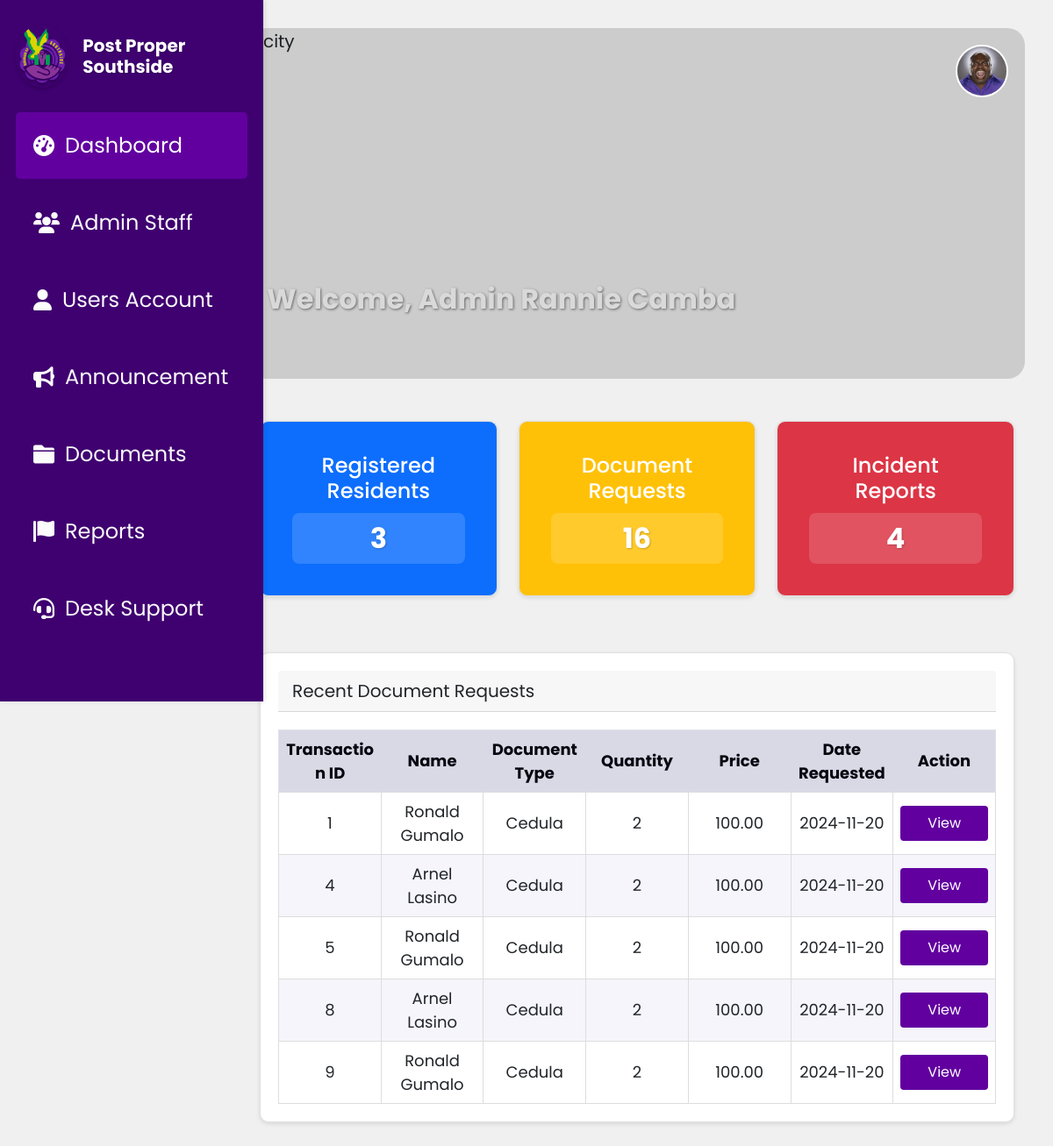
The page /dashboard.php (signed in) on the database its author committed.
### tables this page shows
CREATE TABLE `document_requests` (
  `Id` int(11) NOT NULL,
  `DocumentType` varchar(100) NOT NULL,
  `Name` varchar(255) NOT NULL,
  `Address` varchar(255) DEFAULT NULL,
  `TIN_No` varchar(50) DEFAULT NULL,
  `CTC_No` varchar(50) DEFAULT NULL,
  `Alias` varchar(100) DEFAULT NULL,
  `Age` int(11) DEFAULT NULL,
  `LengthOfStay` int(11) DEFAULT NULL,
  `Citizenship` varchar(100) DEFAULT NULL,
  `Gender` varchar(10) DEFAULT NULL,
  `CivilStatus` varchar(50) DEFAULT NULL,
  `Purpose` text DEFAULT NULL,
  `Status` varchar(50) DEFAULT NULL,
  `Quantity` int(11) DEFAULT NULL,
  `DateRequested` date DEFAULT NULL,
  `valid_id` varchar(255) NOT NULL,
  `request_picture` varchar(255) NOT NULL
);

### dashboard.php (the view, shortened to what this page needs)
<?php
require 'db.php';
$adminId = $_SESSION['admin_id'];
try {
    $sql = "SELECT profile_picture FROM admin_accounts WHERE id = ?";
    $stmt = $conn->prepare($sql);
    $stmt->execute([$adminId]);
    $admin = $stmt->fetch(PDO::FETCH_ASSOC);
    $profilePicture = !empty($admin['profile_picture']) ? $admin['profile_picture'] : 'assets/profile.jpg';
} catch (PDOException $e) {
    $profilePicture = 'assets/profile.jpg';
}
$documentRequestsTableQuery = "SELECT * FROM document_requests ORDER BY DateRequested DESC LIMIT 5";
$documentRequestsTableResult = $conn->query($documentRequestsTableQuery)->fetchAll(PDO::FETCH_ASSOC);
$registeredResidentsQuery = "SELECT COUNT(*) AS count FROM user_accounts";
$registeredResidentsResult = $conn->query($registeredResidentsQuery)->fetch(PDO::FETCH_ASSOC);
$registeredResidentsCount = $registeredResidentsResult['count'];
$documentRequestsQuery = "SELECT COUNT(*) AS count FROM document_requests";
$documentRequestsResult = $conn->query($documentRequestsQuery)->fetch(PDO::FETCH_ASSOC);
$documentRequestsCount = $documentRequestsResult['count'];
$incidentReportsQuery = "SELECT COUNT(*) AS count FROM incident_reports";
$incidentReportsResult = $conn->query($incidentReportsQuery)->fetch(PDO::FETCH_ASSOC);
$incidentReportsCount = $incidentReportsResult['count'];
?>
<!DOCTYPE html>
<html lang="en">
<head>
    <link href="https://cdn.jsdelivr.net/npm/bootstrap@5.0.2/dist/css/bootstrap.min.css" rel="stylesheet">
    <link rel="stylesheet" href="css/DashboardStyle.css">
</head>
<body>
  <?php include 'sidebar.php'; ?>
  <div class="main-content">
        <div class="header-section">
            <img src="assets/mckinley.jpg" alt="city">
            <h1 class="text-center mb-4">Welcome, Admin <?php echo htmlspecialchars($_SESSION['name']); ?></h1>
            <a href="admin_profile.php">
                <img src="<?php echo $profilePicture; ?>" alt="Profile" class="profile-icon rounded-circle">
            </a>
        </div>
    <div class="container mt-5">
        <div class="row text-center mb-4">
            <div class="col-md-4 col-sm-6 mb-4">
                <div class="card text-white bg-primary mb-3">
                    <div class="card-body">
                        <h5 class="card-title">Registered Residents</h5>
                        <h3 class="card-text"><?php echo $registeredResidentsCount; ?></h3>
                    </div>
                </div>
            </div>
            <div class="col-md-4 col-sm-6 mb-4">
                <div class="card text-white bg-warning mb-3">
                    <div class="card-body">
                        <h5 class="card-title">Document Requests</h5>
                        <h3 class="card-text"><?php echo $documentRequestsCount; ?></h3>
                    </div>
                </div>
            </div>
            <div class="col-md-4 col-sm-6 mb-4">
                <div class="card text-white bg-danger mb-3">
                    <div class="card-body">
                        <h5 class="card-title">Incident Reports</h5>
                        <h3 class="card-text"><?php echo $incidentReportsCount; ?></h3>
                    </div>
                </div>
            </div>
        </div>
        <div class="card">
            <div class="card-header">
                Recent Document Requests
            </div>
            <div class="table-container">
                <table class="table mb-0" >
                    <thead>
                        <tr>
                            <th>Transaction ID</th>
                            <th>Name</th>
                            <th>Document Type</th>
                            <th>Quantity</th>
                            <th>Price</th>
                            <th>Date Requested</th>
                            <th>Action</th>
                        </tr>
                    </thead>
                    <tbody>
                        <?php foreach ($documentRequestsTableResult as $request): ?>
                            <tr>
                                <td><?php echo htmlspecialchars($request['Id']); ?></td>
                                <td><?php echo htmlspecialchars($request['Name']); ?></td>
                                <td><?php echo htmlspecialchars($request['DocumentType']); ?></td>
                                <td><?php echo htmlspecialchars($request['Quantity']); ?></td>
                                <td><?php echo number_format($request['Quantity'] * 50, 2); ?></td>
                                <td><?php echo htmlspecialchars($request['DateRequested']); ?></td>
                                <td>
                                    <button class="action-btn btn-primary btn-sm"
                                            onclick="openModal('<?php echo htmlspecialchars($request['Id']); ?>',
                                                                '<?php echo htmlspecialchars($request['Name']); ?>',
                                                                '<?php echo htmlspecialchars($request['Alias']); ?>',
                                                                '<?php echo htmlspecialchars($request['DocumentType']); ?>',
                                                                '<?php echo htmlspecialchars($request['DateRequested']); ?>',
                                                                '<?php echo htmlspecialchars($request['Quantity']); ?>',
                                                                '<?php echo number_format($request['Quantity'] * 50, 2); ?>',
                                                                '<?php echo htmlspecialchars($request['Address']); ?>',
                                                                '<?php echo htmlspecialchars($request['Gender']); ?>',
                                                                '<?php echo htmlspecialchars($request['CivilStatus']); ?>',
                                                                '<?php echo htmlspecialchars($request['TIN_No']); ?>',
                                                                '<?php echo htmlspecialchars($request['CTC_No']); ?>',
                                                                )">
                                        View
                                    </button>
                                </td>
                            </tr>
                        <?php endforeach; ?>
                    </tbody>
                </table>
            </div>
        </div>
    </div>
</div>
</body>
</html>

### css/DashboardStyle.css (style rules this page uses)
body { font-family: "Poppins", sans-serif; font-size: 1.25rem; background-color: #f0f0f0; }
.header-section { width: 100%; height: 50vh; margin: 0; display: flex; justify-content: left; position: relative; }
.header-section img { width: 100%; height: 100%; object-fit: cover; border-radius: 20px; }
.header-section::before { content: ""; position: absolute; top: 0; left: 0; width: 100%; height: 100%; background-color: rgba(0, 0, 0, 0.15); border-radius: 20px; z-index: 1; }
.header-section h1 { position: absolute; margin-top: 35vh; font-size: 2rem; font-weight: 700; color: #ffffff; padding: 0.625rem 1.25rem; border-radius: 0.5rem; text-shadow: 1px 1px 3px rgba(0, 0, 0, 0.5); }
.header-section .profile-icon { position: absolute; top: 1.2rem; right: 1.2rem; width: 3.75rem; height: 3.75rem; border-radius: 50%; border: 2px solid #fff; object-fit: cover; z-index: 2; transition: transform 0.3s ease; }
table { width: 100%; border-collapse: collapse; margin-top: 1.25rem; table-layout: fixed; border: 1px solid #ccc; }
th, td { padding: 0.9375rem; text-align: center; border: 1px solid #dddddd; font-size: 1.125rem; vertical-align: middle; word-wrap: break-word; overflow-wrap: break-word; white-space: normal; }
.table thead { background-color: #d9d9e6; color: #06070f; border: none; }
.table thead th { border: none; }
.table tbody tr:nth-child(odd) { background-color: #ffffff; }
.table tbody tr:nth-child(even) { background-color: #f5f5fb; }
.table .action-btn { padding: 0.313rem 0.625rem; font-size: 1rem; border-radius: 4px; }
.card { border-radius: 0.625rem; box-shadow: 0 0.125rem 0.3125rem rgba(0, 0, 0, 0.1); background-color: #fff; padding: 1.25rem; border: 1px solid #e0e0e0; }
.card-title { font-size: 1.5rem; font-weight: 500; color: #ffffff; }
.card-text { color: #ffffff; margin-top: 0.625rem; font-weight: 700; font-size: 2rem; border-radius: 0.5rem; background-color: rgba(255, 255, 255, 0.15); }
@media (max-width: 1200px) { .main-content { margin-left: 10vw; } }
.action-btn { width: 6.25rem; height: 2.5rem; border-radius: 0.5rem; background-color: #61009f; color: white; border: none; }

### css/Sidebar.css (style rules this page uses)
h3 { font-size: 1rem; font-family: "Poppins", sans-serif; color: white; text-align: center; margin: 0; padding: 10px 0; text-shadow: 1px 1px 2px rgba(0, 0, 0, 0.2); }
.main-content { padding: 2rem; margin-left: 21vw; flex: 1; }

### dashboard.php (style rules this page uses)
.card-title { font-size: 1.5rem; font-weight: 500; color: #ffffff; }
.card-text { color: #ffffff; margin-top: 0.625rem; font-weight: 700; font-size: 2rem; border-radius: 0.5rem; background-color: rgba(255, 255, 255, 0.15); }

### rows shown on the page
document_requests: Id "1", Name "Ronald Gumalo", DocumentType "Cedula", Quantity "2", $request['Quantity']*50 "100.00", DateRequested "2024-11-20"
document_requests: Id "4", Name "Arnel Lasino", DocumentType "Cedula", Quantity "2", $request['Quantity']*50 "100.00", DateRequested "2024-11-20"
document_requests: Id "5", Name "Ronald Gumalo", DocumentType "Cedula", Quantity "2", $request['Quantity']*50 "100.00", DateRequested "2024-11-20"
document_requests: Id "8", Name "Arnel Lasino", DocumentType "Cedula", Quantity "2", $request['Quantity']*50 "100.00", DateRequested "2024-11-20"
document_requests: Id "9", Name "Ronald Gumalo", DocumentType "Cedula", Quantity "2", $request['Quantity']*50 "100.00", DateRequested "2024-11-20"

### other values the page prints
$_SESSION['name'] "Rannie Camba"
$registeredResidentsCount "3"
$documentRequestsCount "16"
$incidentReportsCount "4"
